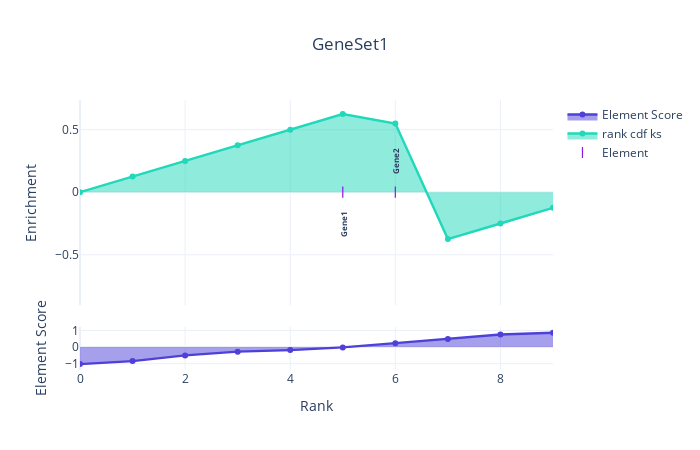
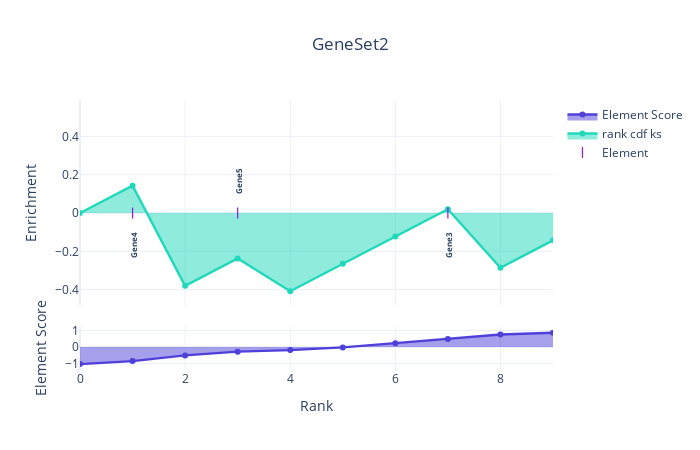
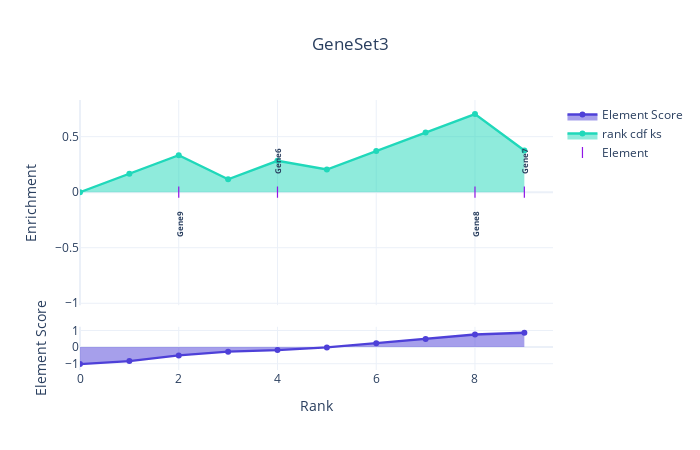

Notebook code cell kept with these figures, in order:
### Code cell
for gene_set in gene_set_genes:

    kraft.compute_set_enrichment(
        gene_score, gene_set_genes[gene_set], title=gene_set,
    )

### Figure 1 — Plotly figure (JSON) as saved in the notebook; plotly's stock layout.template omitted (floating-point values rounded to 4 significant figures)
{"data": [{"fill": "tozeroy", "line": {"color": "#4e40d8", "width": 2.4}, "name": "Element Score", "text": ["Gene0", "Gene4", "Gene9", "Gene5", "Gene6", "Gene1", "Gene2", "Gene3", "Gene8", "Gene7"], "type": "scatter", "y": [-1.023, -0.842, -0.4998, -0.2755, -0.1815, -0.01954, 0.2361, 0.4926, 0.7549, 0.866]}, {"fill": "tozeroy", "line": {"color": "#20d8ba", "width": 2.4}, "name": "rank cdf ks", "type": "scatter", "y": [0, 0.125, 0.25, 0.375, 0.5, 0.625, 0.5486, -0.375, -0.25, -0.125], "yaxis": "y2"}, {"hoverinfo": "x+text", "marker": {"color": "#9016e6", "line": {"width": 1.2}, "size": 8, "symbol": "line-ns-open"}, "mode": "markers", "name": "Element", "text": ["Gene1", "Gene2"], "type": "scatter", "x": [5, 6], "y": [0, 0], "yaxis": "y2"}], "layout": {"annotations": [{"borderpad": 0, "clicktoshow": "onoff", "font": {"size": 8}, "showarrow": false, "text": "<b>Gene1</b>", "textangle": -90, "width": 160, "x": 5, "y": 0, "yref": "y2", "yshift": -32}, {"borderpad": 0, "clicktoshow": "onoff", "font": {"size": 8}, "showarrow": false, "text": "<b>Gene2</b>", "textangle": -90, "width": 160, "x": 6, "y": 0, "yref": "y2", "yshift": 32}], "height": 450, "title": {"text": "GeneSet1", "x": 0.5, "xanchor": "center"}, "width": 700, "xaxis": {"anchor": "y", "autorange": true, "range": [0, 9], "title": {"text": "Rank"}, "type": "linear"}, "yaxis": {"autorange": true, "domain": [0, 0.16], "range": [-1.379, 1.222], "title": {"text": "Element Score"}, "type": "linear"}, "yaxis2": {"autorange": true, "domain": [0.24, 1], "range": [-0.9032, 0.737], "title": {"text": "Enrichment"}, "type": "linear"}}}

### Figure 2 — Plotly figure (JSON) as saved in the notebook; plotly's stock layout.template omitted (floating-point values rounded to 4 significant figures)
{"data": [{"fill": "tozeroy", "line": {"color": "#4e40d8", "width": 2.4}, "name": "Element Score", "text": ["Gene0", "Gene4", "Gene9", "Gene5", "Gene6", "Gene1", "Gene2", "Gene3", "Gene8", "Gene7"], "type": "scatter", "y": [-1.023, -0.842, -0.4998, -0.2755, -0.1815, -0.01954, 0.2361, 0.4926, 0.7549, 0.866]}, {"fill": "tozeroy", "line": {"color": "#20d8ba", "width": 2.4}, "name": "rank cdf ks", "type": "scatter", "y": [2.22e-16, 0.1429, -0.3801, -0.2372, -0.4084, -0.2655, -0.1226, 0.02022, -0.2857, -0.1429], "yaxis": "y2"}, {"hoverinfo": "x+text", "marker": {"color": "#9016e6", "line": {"width": 1.2}, "size": 8, "symbol": "line-ns-open"}, "mode": "markers", "name": "Element", "text": ["Gene4", "Gene5", "Gene3"], "type": "scatter", "x": [1, 3, 7], "y": [0, 0, 0], "yaxis": "y2"}], "layout": {"annotations": [{"borderpad": 0, "clicktoshow": "onoff", "font": {"size": 8}, "showarrow": false, "text": "<b>Gene4</b>", "textangle": -90, "width": 160, "x": 1, "y": 0, "yref": "y2", "yshift": -32}, {"borderpad": 0, "clicktoshow": "onoff", "font": {"size": 8}, "showarrow": false, "text": "<b>Gene5</b>", "textangle": -90, "width": 160, "x": 3, "y": 0, "yref": "y2", "yshift": 32}, {"borderpad": 0, "clicktoshow": "onoff", "font": {"size": 8}, "showarrow": false, "text": "<b>Gene3</b>", "textangle": -90, "width": 160, "x": 7, "y": 0, "yref": "y2", "yshift": -32}], "height": 450, "title": {"text": "GeneSet2", "x": 0.5, "xanchor": "center"}, "width": 700, "xaxis": {"anchor": "y", "autorange": true, "range": [0, 9], "title": {"text": "Rank"}, "type": "linear"}, "yaxis": {"autorange": true, "domain": [0, 0.16], "range": [-1.379, 1.222], "title": {"text": "Element Score"}, "type": "linear"}, "yaxis2": {"autorange": true, "domain": [0.24, 1], "range": [-0.4815, 0.5902], "title": {"text": "Enrichment"}, "type": "linear"}}}

### Figure 3 — Plotly figure (JSON) as saved in the notebook; plotly's stock layout.template omitted (floating-point values rounded to 4 significant figures)
{"data": [{"fill": "tozeroy", "line": {"color": "#4e40d8", "width": 2.4}, "name": "Element Score", "text": ["Gene0", "Gene4", "Gene9", "Gene5", "Gene6", "Gene1", "Gene2", "Gene3", "Gene8", "Gene7"], "type": "scatter", "y": [-1.023, -0.842, -0.4998, -0.2755, -0.1815, -0.01954, 0.2361, 0.4926, 0.7549, 0.866]}, {"fill": "tozeroy", "line": {"color": "#20d8ba", "width": 2.4}, "name": "rank cdf ks", "type": "scatter", "y": [1.11e-16, 0.1667, 0.3333, 0.1162, 0.2829, 0.2041, 0.3707, 0.5374, 0.7041, 0.3762], "yaxis": "y2"}, {"hoverinfo": "x+text", "marker": {"color": "#9016e6", "line": {"width": 1.2}, "size": 8, "symbol": "line-ns-open"}, "mode": "markers", "name": "Element", "text": ["Gene9", "Gene6", "Gene8", "Gene7"], "type": "scatter", "x": [2, 4, 8, 9], "y": [0, 0, 0, 0], "yaxis": "y2"}], "layout": {"annotations": [{"borderpad": 0, "clicktoshow": "onoff", "font": {"size": 8}, "showarrow": false, "text": "<b>Gene9</b>", "textangle": -90, "width": 160, "x": 2, "y": 0, "yref": "y2", "yshift": -32}, {"borderpad": 0, "clicktoshow": "onoff", "font": {"size": 8}, "showarrow": false, "text": "<b>Gene6</b>", "textangle": -90, "width": 160, "x": 4, "y": 0, "yref": "y2", "yshift": 32}, {"borderpad": 0, "clicktoshow": "onoff", "font": {"size": 8}, "showarrow": false, "text": "<b>Gene8</b>", "textangle": -90, "width": 160, "x": 8, "y": 0, "yref": "y2", "yshift": -32}, {"borderpad": 0, "clicktoshow": "onoff", "font": {"size": 8}, "showarrow": false, "text": "<b>Gene7</b>", "textangle": -90, "width": 160, "x": 9, "y": 0, "yref": "y2", "yshift": 32}], "height": 450, "title": {"text": "GeneSet3", "x": 0.5, "xanchor": "center"}, "width": 700, "xaxis": {"anchor": "y", "autorange": true, "range": [0, 9.582], "title": {"text": "Rank"}, "type": "linear"}, "yaxis": {"autorange": true, "domain": [0, 0.16], "range": [-1.379, 1.222], "title": {"text": "Element Score"}, "type": "linear"}, "yaxis2": {"autorange": true, "domain": [0.24, 1], "range": [-1.018, 0.8302], "title": {"text": "Enrichment"}, "type": "linear"}}}
